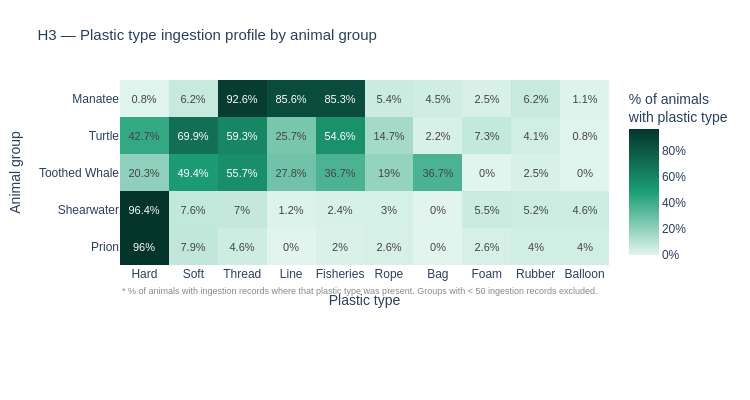

Notebook cell for this chart:
### Markdown cell above
Manatees — almost exclusively fishing-related debris: thread (92.6%), line (85.6%), fisheries (85.3%). 
They live in coastal/river areas near fishing activity, which makes perfect sense.

Prion & Shearwater — nearly identical profiles, dominated by hard plastic (96%). 
These are open ocean seabirds that mistake plastic fragments floating on the surface for food.

Toothed Whales — mixed profile, significant soft plastic (49.4%) and thread (55.7%). 
Opportunistic feeders that encounter many plastic types at depth.

Turtles — broad profile, highest soft plastic (69.9%), also thread and fisheries. 
Soft plastic like bags likely gets mistaken for jellyfish.

### Code cell
# Reorder columns by most interesting pattern
col_order = ["hard", "soft", "thread", "line", "fisheries", 
             "rope", "bag", "foam", "rubber", "balloon"]
group_order = ["Prion", "Shearwater", "Toothed Whale", "Turtle", "Manatee"]

# Reorder the profile dataframe
heatmap_data = profile[col_order].loc[group_order]

fig3 = go.Figure(data=go.Heatmap(
    z=heatmap_data.values,
    x=[c.capitalize() for c in col_order],
    y=group_order,
    colorscale=[
        [0.0, "#E1F5EE"],
        [0.5, "#1D9E75"],
        [1.0, "#04342C"]
    ],
    text=heatmap_data.values,
    texttemplate="%{text}%",
    textfont=dict(size=11),
    hoverongaps=False,
    colorbar=dict(
        title="% of animals<br>with plastic type",
        ticksuffix="%"
    )
))

fig3.update_layout(
    title=dict(
        text="H3 — Plastic type ingestion profile by animal group",
        font=dict(size=15)
    ),
    xaxis=dict(title="Plastic type", side="bottom"),
    yaxis=dict(title="Animal group"),
    plot_bgcolor="white",
    paper_bgcolor="white",
    font=dict(family="sans-serif", size=12),
    margin=dict(t=80, b=135, l=120, r=40),
    width=750,
    height=400,
)

fig3.add_annotation(
    text="* % of animals with ingestion records where that plastic type was present. Groups with < 50 ingestion records excluded.",
    xref="paper", yref="paper",
    x=0, y=-0.18,
    showarrow=False,
    font=dict(size=9, color="#888"),
    xanchor="left"
)

fig3.show()
fig3.write_html("../figures/q3_h3_plastic_type_by_group.html")

### Figure 1 — Plotly figure (JSON) as saved in the notebook; plotly's stock layout.template omitted (floating-point values rounded to 4 significant figures)
{"data": [{"colorbar": {"ticksuffix": "%", "title": {"text": "% of animals<br>with plastic type"}}, "colorscale": [[0, "#E1F5EE"], [0.5, "#1D9E75"], [1, "#04342C"]], "hoverongaps": false, "text": [[96.0, 7.9, 4.6, 0.0, 2.0, 2.6, 0.0, 2.6, 4.0, 4.0], [96.4, 7.6, 7.0, 1.2, 2.4, 3.0, 0.0, 5.5, 5.2, 4.6], [20.3, 49.4, 55.7, 27.8, 36.7, 19.0, 36.7, 0.0, 2.5, 0.0], [42.7, 69.9, 59.3, 25.7, 54.6, 14.7, 2.2, 7.3, 4.1, 0.8], [0.8, 6.2, 92.6, 85.6, 85.3, 5.4, 4.5, 2.5, 6.2, 1.1]], "textfont": {"size": 11}, "texttemplate": "%{text}%", "type": "heatmap", "x": ["Hard", "Soft", "Thread", "Line", "Fisheries", "Rope", "Bag", "Foam", "Rubber", "Balloon"], "y": ["Prion", "Shearwater", "Toothed Whale", "Turtle", "Manatee"], "z": [[96.0, 7.9, 4.6, 0.0, 2.0, 2.6, 0.0, 2.6, 4.0, 4.0], [96.4, 7.6, 7.0, 1.2, 2.4, 3.0, 0.0, 5.5, 5.2, 4.6], [20.3, 49.4, 55.7, 27.8, 36.7, 19.0, 36.7, 0.0, 2.5, 0.0], [42.7, 69.9, 59.3, 25.7, 54.6, 14.7, 2.2, 7.3, 4.1, 0.8], [0.8, 6.2, 92.6, 85.6, 85.3, 5.4, 4.5, 2.5, 6.2, 1.1]]}], "layout": {"annotations": [{"font": {"color": "#888", "size": 9}, "showarrow": false, "text": "* % of animals with ingestion records where that plastic type was present. Groups with < 50 ingestion records excluded.", "x": 0, "xanchor": "left", "xref": "paper", "y": -0.18, "yref": "paper"}], "font": {"family": "sans-serif", "size": 12}, "height": 400, "margin": {"b": 135, "l": 120, "r": 40, "t": 80}, "paper_bgcolor": "white", "plot_bgcolor": "white", "title": {"font": {"size": 15}, "text": "H3 — Plastic type ingestion profile by animal group"}, "width": 750, "xaxis": {"side": "bottom", "title": {"text": "Plastic type"}}, "yaxis": {"title": {"text": "Animal group"}}}}
